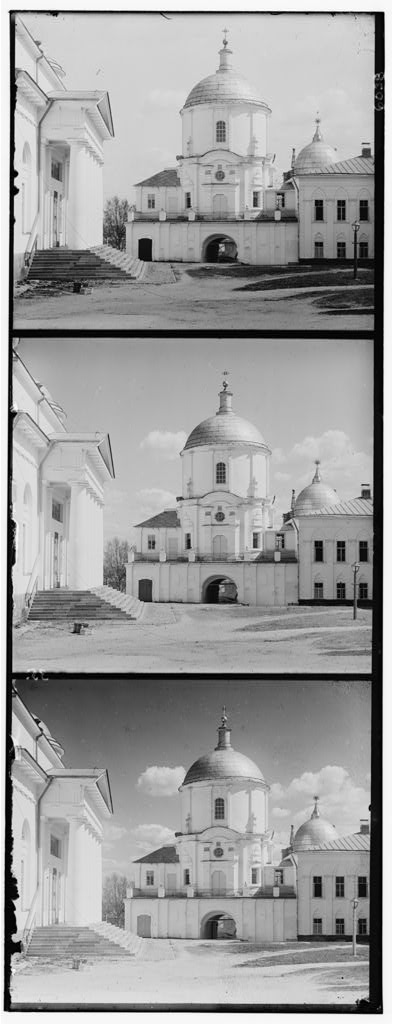
%> input picture Assignment_1/data/01112v.jpg, 393 x 1024 px
$ octave hw1_2.m   (GNU Octave 9; MATLAB toolbox functions it lacks are replaced by stand-ins)
%> lines starting %> are read from the running program, lines starting %| are printed output that depends on the picture
### Assignment_1/getbest.m
function [ dx,dy ] = getbest( a,b0 )

if (size(a,1)>=100)
    [tmpx, tmpy] = getbest(imresize(a,0.5),imresize(b0,0.5));
    th = 2;
    margin = th + 2*max(abs(tmpx),abs(tmpy));
    n = size(b0,1);
    m = size(b0,2);
    b = zeros(n+margin*2,m+margin*2);
    b(margin+1:margin+n,margin+1:margin+m) = b0(:,:);
    offy = int32(size(a,1)/6); offx = int32(size(a,2)/6);
    %offy=int32(1);offx=int32(1);
    a = a(offy:size(a,1)-offy+1,offx:size(a,2)-offx+1);
    maxi = 0;
    for i = tmpx*2-th : tmpx*2+th;
        for j = tmpy*2-th : tmpy*2+th;
            %disp([i,j,offy,offx,margin]);
            tmp = corr2(a, b(i+offy+margin:i+offy+margin+size(a,1)-1,...
                j+offx+margin:j+offx+margin+size(a,2)-1));
            if maxi < tmp
                maxi = tmp;
                dx = i;
                dy = j;
            end;
        end;
    end;
else
    th = int32(size(b0,1)/20);
    n = size(b0,1);
    m = size(b0,2);
    b = zeros(n+th*2,m+th*2);
    b(th+1:th+n,th+1:th+m) = b0(:,:);
    offy = int32(size(a,1)/6); offx = int32(size(a,2)/6);
    a = a(offy:size(a,1)-offy+1,offx:size(a,2)-offx+1);
    %imshowpair(a,b,'montage');
    c = normxcorr2(a,b);
    %figure, surf(c), shading flat
    sa1 = size(a,1);
    sa2 = size(a,2);
    maxi = 0;
    for i = sa1+offy-1 : sa1+offy-1+th*2;
        for j = sa2+offx-1 : sa2+offx-1+th*2;
            if c(i,j) > maxi
                maxi = c(i,j);
                ypeak = i;
                xpeak = j;
            end;
       end;
    end;
    %[ypeak, xpeak] = find(c==max(c(:)));
    yoffset = ypeak-size(a,1)-offy+1;
    xoffset = xpeak-size(a,2)-offx+1;
    % [4 lines of commented-out code are left out]
    dx = int32(yoffset-th);
    dy = int32(xoffset-th);
end;
disp([size(a,1),dx,dy]);
end

### Assignment_1/hw1_2.m
a = imread('data/01112v.jpg');
%> a is the input picture: size 1024x393 uint8; min 0, max 255, mean 157.6
%remove white
maxicolor = 255;
th = maxicolor * 0.3;
mid = maxicolor / 2;
ratio = 255.0 / maxicolor;
for ox = 5 : size(a,1);
    for oy = 5 : size(a,2)/10;
        if abs(a(ox,oy)-mid)<th break;end;
    end;
    if abs(a(ox,oy)-mid)<th break;end;
end;
for ex = size(a,1)-5 : -1 : 1;
    for ey = size(a,2)-5 : -1 : size(a,2)-size(a,2)/10;
        if abs(a(ex,ey)-mid)<th break;end;
    end;
    if abs(a(ex,ey)-mid)<th break;end;
end;
a = a(ox:ex,oy:ey);
%> a: size 1005x374 uint8
%imshow(a);
n = uint32(size(a,1)/3);
%> n = 335
m = size(a,2);
%> m = 374
b = a(1:n,:);g = a(n+1:2*n,:);r = a(2*n+1:size(a,1),:);
%> after `r = a(2*n+1:size(a,1),:)`:
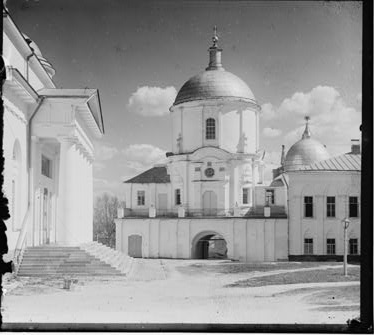
%> r: size 335x374 uint8; min 0, max 254, mean 148.2
ref = g;
res = uint16(zeros(n,m,3));
tic;
[xr,yr] = getbest(ref, r);disp([xr,yr]);
%> in getbest (call 3), `c = normxcorr2(a,b);`:
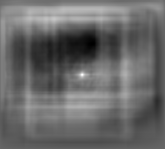
%> c: size 149x165 double; min -0.494, max 0.72, mean 0.0059; drawn with min black and max white
%> after the loop in getbest (call 3), `for i = sa1+offy-1 : sa1+offy-1+th*2;`: maxi = 0.72; xpeak = 83; ypeak = 75
%> in getbest (call 3), `yoffset = ypeak-size(a,1)-offy+1;`: yoffset = 4
%> in getbest (call 3), `dx = int32(yoffset-th);`: dx = 0
%|   58   0   0
%> in getbest (call 2), `margin = th + 2*max(abs(tmpx),abs(tmpy));`: margin = 2
%> in getbest (call 2), `b = zeros(n+margin*2,m+margin*2);`: b: size 172x191 double; every value is 0
%> in getbest (call 2), `a = a(offy:size(a,1)-offy+1,offx:size(a,2)-offx+1);`:
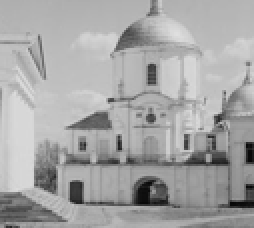
%> a: size 114x127 uint8 (shown 2 times larger); min 7, max 224, mean 165.2
%> the loop in getbest (call 2), `for i = tmpx*2-th : tmpx*2+th;` made 5 passes
%> after the loop in getbest (call 2), `for i = tmpx*2-th : tmpx*2+th;`: dx = 0; dy = -1; maxi = 0.739
%|    114     0    -1
%> in getbest, `[tmpx, tmpy] = getbest(imresize(a,0.5),imresize(b0,0.5));`: tmpx = 0; tmpy = -1
%> in getbest, `margin = th + 2*max(abs(tmpx),abs(tmpy));`: margin = 4
%> in getbest, `b = zeros(n+margin*2,m+margin*2);`: b: size 343x382 double; every value is 0
%> the loop in getbest, `for i = tmpx*2-th : tmpx*2+th;` made 5 passes
%> after the loop in getbest, `for i = tmpx*2-th : tmpx*2+th;`: dx = 1; dy = -1; maxi = 0.767
%|    225     1    -1
%> after `[xr,yr] = getbest(ref, r)`: xr = 1; yr = -1
%|    1  -1
[xb,yb] = getbest(ref, b);disp([xb,yb]);
%|    58   -1    0
%> in getbest (call 5), `b = zeros(n+margin*2,m+margin*2);`: b: size 176x195 double; every value is 0
%|    114    -3     0
%> in getbest (call 4), `[tmpx, tmpy] = getbest(imresize(a,0.5),imresize(b0,0.5));`: tmpx = -3; tmpy = 0
%> in getbest (call 4), `margin = th + 2*max(abs(tmpx),abs(tmpy));`: margin = 8
%> in getbest (call 4), `b = zeros(n+margin*2,m+margin*2);`: b: size 351x390 double; every value is 0
%> in getbest (call 4), `b(margin+1:margin+n,margin+1:margin+m) = b0(:,:);`:
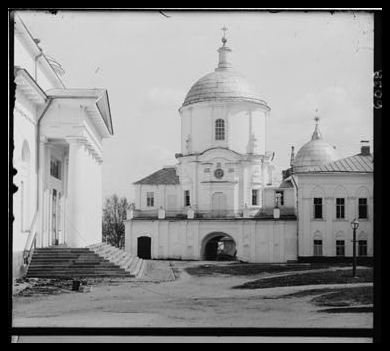
%> b: size 351x390 double; min 0, max 255, mean 139.9
%> the loop in getbest (call 4), `for i = tmpx*2-th : tmpx*2+th;` made 5 passes
%> after the loop in getbest (call 4), `for i = tmpx*2-th : tmpx*2+th;`: dx = -6; dy = 0; maxi = 0.881
%|    225    -6     0
%> after `[xb,yb] = getbest(ref, b)`: xb = -6; yb = 0
%|   -6   0
[xg,yg] = getbest(ref, g);disp([xg,yg]);
%> in getbest (call 9), `c = normxcorr2(a,b);`:
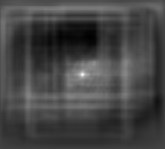
%> c: size 149x165 double; min -0.371, max 1, mean 0.000201; drawn with min black and max white
%> after the loop in getbest (call 9), `for i = sa1+offy-1 : sa1+offy-1+th*2;`: maxi = 1; ypeak = 75
%> in getbest (call 9), `yoffset = ypeak-size(a,1)-offy+1;`: yoffset = 4
%> in getbest (call 9), `dx = int32(yoffset-th);`: dx = 0
%|   58   0   0
%|   114    0    0
%> in getbest (call 7), `margin = th + 2*max(abs(tmpx),abs(tmpy));`: margin = 2
%> in getbest (call 7), `b = zeros(n+margin*2,m+margin*2);`: b: size 339x378 double; every value is 0
%> in getbest (call 7), `b(margin+1:margin+n,margin+1:margin+m) = b0(:,:);`:
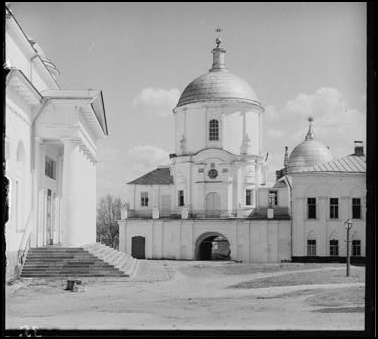
%> b: size 339x378 double; min 0, max 251, mean 154.3
%> the loop in getbest (call 7), `for i = tmpx*2-th : tmpx*2+th;` made 5 passes
%> after the loop in getbest (call 7), `for i = tmpx*2-th : tmpx*2+th;`: dx = 0; maxi = 1
%|   225    0    0
%> after `[xg,yg] = getbest(ref, g)`: xg = 0; yg = 0
%|   0  0
toc;
for i = int32(1) : int32(n)
    for j = int32(1) : int32(m)
        if (i+xr>0&&i+xr<=size(r,1)&&j+yr>0&&j+yr<=m);res(i,j,1) = r(i+xr,j+yr);end;
        if (i+xg>0&&i+xg<=n&&j+yg>0&&j+yg<=m);res(i,j,2) = g(i+xg,j+yg);end;
        if (i+xb>0&&i+xb<=n&&j+yb>0&&j+yb<=m);res(i,j,3) = b(i+xb,j+yb);end;
    end
end
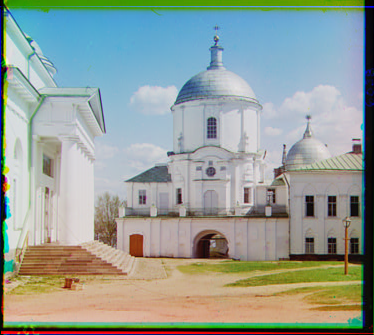
%> res: size 335x374x3 uint16; mean R, G, B 147.7, 157.8, 150.3
res0 = uint8(res.*ratio);
imshow(res0);
imwrite(res0,'result_2/01112v.jpg');

$ run again, with Assignment_1/data/00125v.jpg copied over Assignment_1/data/01112v.jpg
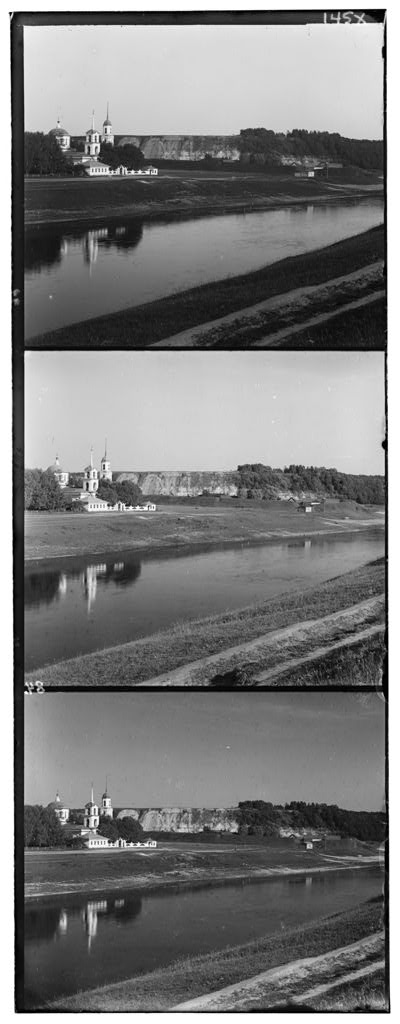
%> input picture Assignment_1/data/00125v.jpg, 400 x 1024 px
%> a is the input picture: size 1024x400 uint8; min 0, max 255, mean 124.2
%|   58   1   0
%> the loop in getbest (call 2), `for i = tmpx*2-th : tmpx*2+th;` made 5 passes
%|   113    2    0
%> tmpx = 2; tmpy = 0
%> margin = 6
%> the loop in getbest, `for i = tmpx*2-th : tmpx*2+th;` made 5 passes
%> after the loop in getbest, `for i = tmpx*2-th : tmpx*2+th;`: dx = 3; dy = 1; maxi = 0.903
%|   224    3    1
%> xr = 3; yr = 1
%|   3  1
%|    58   -1    1
%|    113    -1     1
%|    224    -2     2
%> xb = -2; yb = 2
%|   -2   2
%|   58   0   0
%|   113    0    0
%> tmpx = 0
%> margin = 2
%> in getbest (call 7), `b(margin+1:margin+n,margin+1:margin+m) = b0(:,:);`:
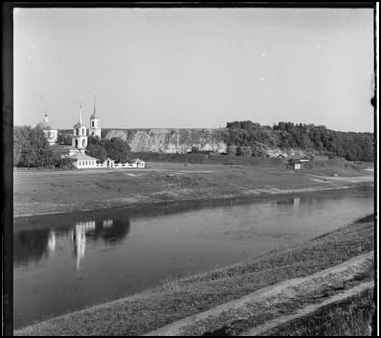
%> b: size 338x381 double; min 0, max 255, mean 131.1
%> the loop in getbest (call 7), `for i = tmpx*2-th : tmpx*2+th;` made 5 passes
%> after the loop in getbest (call 7), `for i = tmpx*2-th : tmpx*2+th;`: dx = 0; maxi = 1
%|   224    0    0
%> xg = 0
%|   0  0
%> after the loop `for i = int32(1) : int32(n)`:
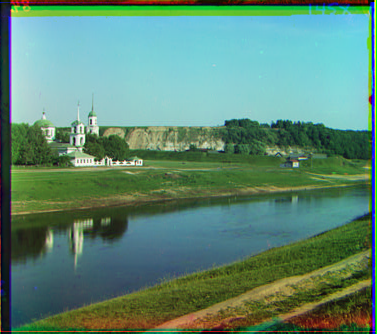
%> res: size 334x377x3 uint16; mean R, G, B 92.5, 134.1, 113.9

$ run again, with Assignment_1/data/00153v.jpg copied over Assignment_1/data/01112v.jpg
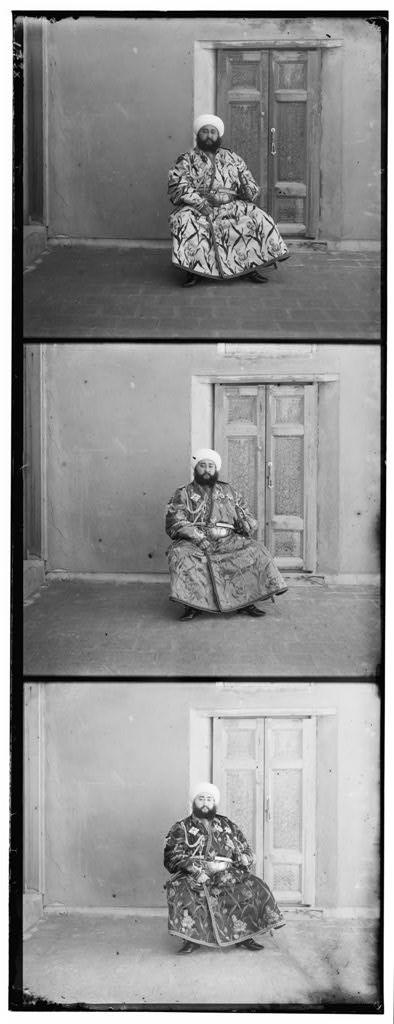
%> input picture Assignment_1/data/00153v.jpg, 394 x 1024 px
%> a is the input picture: size 1024x394 uint8; min 0, max 255, mean 145.2
%|   58   0   0
%> the loop in getbest (call 2), `for i = tmpx*2-th : tmpx*2+th;` made 5 passes
%|    114    -1    -1
%> tmpx = -1
%> margin = 4
%> the loop in getbest, `for i = tmpx*2-th : tmpx*2+th;` made 5 passes
%> after the loop in getbest, `for i = tmpx*2-th : tmpx*2+th;`: dx = -1; dy = -2; maxi = 0.733
%|    225    -1    -2
%> xr = -1; yr = -2
%|   -1  -2
%|   58   0   1
%|   114    0    1
%|   225    1    3
%> xb = 1; yb = 3
%|   1  3
%|   58   0   0
%|   114    0    0
%|   225    0    0
%> xg = 0
%|   0  0
%> after the loop `for i = int32(1) : int32(n)`:
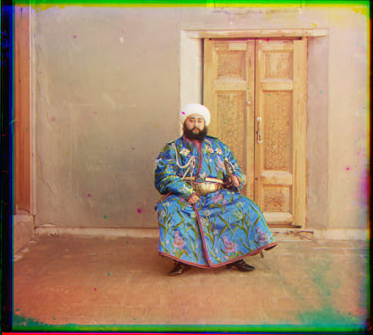
%> res: size 335x373x3 uint16; mean R, G, B 166.1, 139.4, 108.5
